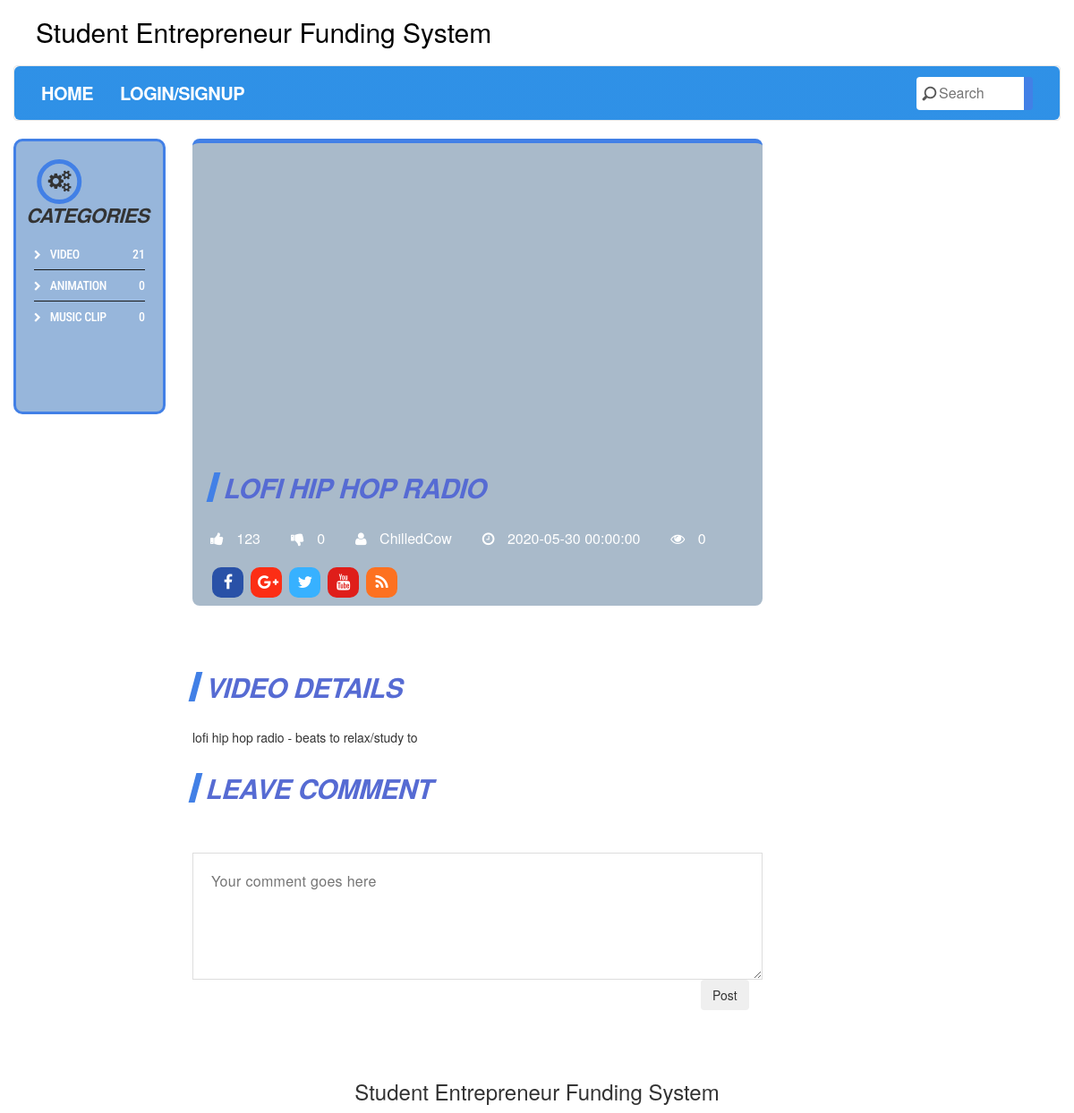
The page /details.php?product_id=1 on the database its author committed.
### tables this page shows
CREATE TABLE IF NOT EXISTS productions(
product_id INT UNSIGNED AUTO_INCREMENT KEY,
username VARCHAR(40) NOT NULL,
title VARCHAR(50) NOT NULL,
description VARCHAR(500) NOT NULL,
category VARCHAR(50) NOT NULL,
pic_url VARCHAR(255) NOT NULL,
video_url VARCHAR(255) NOT NULL,
author VARCHAR(50) NOT NULL,
views INT UNSIGNED DEFAULT 0,
likes INT UNSIGNED DEFAULT 0,
dislikes INT UNSIGNED DEFAULT 0,
create_date DATETIME DEFAULT CURRENT_TIMESTAMP()
);

### common.php (called while the page is built, shortened)
<?php
	function connect(){
	    $link = mysqli_connect(DB_HOST, DB_USER, DB_PASSWORD, DB_DATABASE) or die ( 'Failed to connect to the database<br/>ERROR ' . mysqli_connect_errno () . ':' . mysqli_connect_error () );
	    return $link;
	}
	function fetchOne($link, $query, $result_type = MYSQLI_ASSOC) {
	    $result = mysqli_query ( $link, $query );
	    if ($result  && mysqli_num_rows ( $result ) > 0) {
	        $row = mysqli_fetch_array ( $result, $result_type );
	        return $row;
	    }
	     else {
	        return false;
	    }
	}
	function getTotalRows($link, $table, $key, $value) {
	    $query = "SELECT COUNT(*) AS totalRows FROM {$table} WHERE $key = '$value'";
	    $result = mysqli_query ( $link, $query );
	    if ($result && mysqli_num_rows ( $result ) == 1) {
	        $row = mysqli_fetch_assoc ( $result );
	        return $row ['totalRows'];
	    } else {
	        return false;
	    }
	}
	function isLoggedIn()
	{
		return (isset($_SESSION['id']) &&
		       	(trim($_SESSION['id']) != ''));
	}
	function getProductionById($product_id)
	{
		$link = connect();
		$sql="SELECT * FROM productions WHERE product_id=$product_id";
		return fetchOne($link, $sql);
	}
	function getItemsNumberbyCategory($category)
	{
		$link = connect();
		return getTotalRows($link, 'productions', 'category', $category);
	}
?>

### details.php (the view, shortened to what this page needs)
<?php
    include dirname(__FILE__) .'./common.php';
    $product_id = $_REQUEST['product_id'];
    $product_info = getProductionById($product_id);
?>
<!DOCTYPE html>
<html lang="en">
   <head>
      <link rel="stylesheet" href="css/details.css">
      <link rel="stylesheet" href="css/frontend-style.css">
      <link rel="stylesheet" href="css/font-awesome.min.css">
      <link rel="stylesheet" href="assets/plugins/bootstrap/css/bootstrap.3.3.6.css">
   </head>
   <body>
      <div id="single-video" class="container-fluid standard-bg">
         <div class="main-title" style="padding-left: 25px;">
            Student Entrepreneur Funding System
         </div>
         <div class="row home-mega-menu ">
            <div class="col-md-12">
               <nav class="navbar navbar-default">
                  <div class="collapse navbar-collapse js-navbar-collapse navbg ">
                    <div class="search-block ">
                        <form action="search.php">
                           <input name="keyword" type="search" placeholder="Search">
                        </form>
                    </div>
                     <ul class="nav navbar-nav">
                        <li><a href="index.php">Home</a></li>
                        <li>
                              <?php
                                  if (isLoggedIn()){
                                    if (isAdmin()){
                                      echo '<a href="admin.php">' .getUserName() .'</a>';
                                      } else {
                                        echo '<a href="mypage.php">' .getUserName() .'</a>';
                                      }
                                  } else {
                                    echo '<a id="loginLink" href="login.php">Login/SignUp</a>';
                                  }
                              ?>
                        </li>
                     </ul>
                  </div>
               </nav>
            </div>
         </div>
         <div class="row">
            <div class="col-lg-2 col-md-4 hidden-sm hidden-xs">
               <aside class="blue-bg">
                  <article>
                     <h2 class="icon"><i class="fa fa-gears" aria-hidden="true"></i>categories</h2>
                      <ul class="sidebar-links">
                        <li class="fa fa-chevron-right"><a href="#">Video</a>
                        <span>
                          <?php echo getItemsNumberbyCategory('Video'); ?>
                        </span>
                        </li>
                        <li class="fa fa-chevron-right"><a href="#">Animation</a>
                        <span>
                          <?php echo getItemsNumberbyCategory('Animation'); ?>
                        </span>
                        </li>
                        <li class="fa fa-chevron-right"><a href="#">Music Clip</a>
                        <span>
                          <?php echo getItemsNumberbyCategory('Music Clip'); ?>
                        </span>
                        </li>
                      </ul>
                  </article>
                  <div class="clearfix spacer"></div>
               </aside>
            </div>
            <div id="single-video-wrapper" class="col-lg-10 col-md-8">
               <div class="row">
                  <div class="col-lg-8 col-md-12 col-sm-12">
                     <article class="post-video">
                        <div class="video-info">
                           <div class="embed-responsive embed-responsive-16by9 video-embed-box">
                              <iframe src=
                                <?php echo $product_info['video_url']; ?>
                                class="embed-responsive-item">
                              </iframe>
                           </div>
                           <h2 class="title main-head-title">
                            <?php echo $product_info['title']; ?>
                           </h2>
                           <div class="metabox">
                              <span class="meta-i">
                              <i id="like" class="fa fa-thumbs-up" aria-hidden="true"></i>
                              <?php echo $product_info['likes']; ?>
                              </span>
                              <span class="meta-i">
                              <i class="fa fa-thumbs-down" aria-hidden="true"></i>
                              <?php echo $product_info['dislikes']; ?>
                              </span>
                              <span class="meta-i">
                              <i class="fa fa-user"></i>
                              <?php echo $product_info['author']; ?>
                              </span>
                              <span class="meta-i">
                              <i class="fa fa-clock-o"></i>
                              <?php echo $product_info['create_date']; ?>
                              </span>
                              <span class="meta-i">
                              <i class="fa fa-eye"></i>
                              <?php echo $product_info['views']; ?>
                              </span>
                           </div>
                           <ul class="social">
                              <li class="social-facebook"><a class="fa fa-facebook social-icons"></a></li>
                              <li class="social-google-plus"><a class="fa fa-google-plus social-icons"></a></li>
                              <li class="social-twitter"><a class="fa fa-twitter social-icons"></a></li>
                              <li class="social-youtube"><a class="fa fa-youtube social-icons"></a></li>
                              <li class="social-rss"><a class="fa fa-rss social-icons"></a></li>
                           </ul>
                        </div>
                        <div class="clearfix spacer"></div>
                        <div class="video-content">
                           <h2 class="title main-head-title">Video Details</h2>
                           <p>
                              <?php echo $product_info['description']; ?>
                           </p>
                        </div>
                     </article>
					<section id="comments">
						<h2 class="title">leave comment</h2>
						<div class="widget-area">
							<div class="status-upload">
								<form>
									<textarea id="content" placeholder="Your comment goes here" ></textarea>
									<div class="comment-box-control">
										<input type="button" value="Post" id="post_btn" class="btn pull-right"/>
									</div>
								</form>
							</div>
						</div>
					</section>
				   </div>
               </div>
            </div>
         </div>
      </div>
<div id="footer" class="container-fluid footer-background">
 <div class="container">
   <footer>
      <div class="row copyright-bottom text-center">
        <div class="col-md-12 text-center">
         <h3>
            Student Entrepreneur Funding System
         </h3>
        </div>
      </div>
   </footer>
  </div>
</div>
   </body>
</html>

### css/details.css (style rules this page uses)
.video-info ul.social { margin:5px 0; }
.video-info { border-top-left-radius: 8px; border-top-right-radius: 8px; border-bottom-left-radius: 8px; border-bottom-right-radius: 8px; transition: all 0.2s ease-out 0s; background-color: #a9baca; display:block; padding: 20px 20px 20px 20px; border-top: 5px solid var(--primary-color); }
#single-video-wrapper .video-info, #single-video .video-info, #single-video-fullwidth-wrapper .video-info, #single-video-right-sidebar-wrapper .video-info, #single-video-no-sidebar-wrapper .video-info, .comment-box-control { display:inline-block; padding-top:0px; padding-right:15px; padding-bottom:4px; width:100%; }
.status-upload { display:inline-block; width: 100%; border-radius: 8px; }
.status-upload form textarea { background: none repeat scroll 0 0 #fff; border: medium none; color: #777777; float: left; font-size: 16px; height: 142px; letter-spacing: 0.3px; padding: 20px; width: 100%; resize:vertical; outline:none; border: 1px solid #ddd; }
span.meta-i { color: white; display:inline-block; font-size:16px; font-weight:400; margin-right:30px; margin-bottom:15px; }
span.meta-i i { margin-right:10px; }
.social-facebook { background:#2951a7; }
.social-twitter { background:#37b1ff; }
.social-google-plus { background:#fc2e15; }
.social-youtube { background:#df1e1a; }
.social-rss { background:#fd7120; }
ul.social { margin: 30px 0;display:inline-block;padding-left:0; }
ul.social li { padding: 0 2px 0 2px; width:35px; border-radius:10px; margin:0 2px; transition: all 0.1s linear 0s; display:inline-block; list-style:none; text-align:center; opacity:1; }
ul.social li a { display:block; color: #ffffff; font-size: 18px; font-weight: 400; height: auto; letter-spacing: -1px; padding: 8px 6px; text-decoration: none; text-transform: uppercase; transition: all 0.1s linear 0s; width: auto; }

### rows shown on the page
productions: title "LOFI HIP HOP RADIO", likes "123", dislikes "0", author "ChilledCow", create_date "2020-05-30 00:00:00", views "0", description "lofi hip hop radio - beats to relax/study to"

### other values the page prints
getItemsNumberbyCategory('Video') "21"
getItemsNumberbyCategory('Animation') "0"
getItemsNumberbyCategory('Music Clip') "0"
